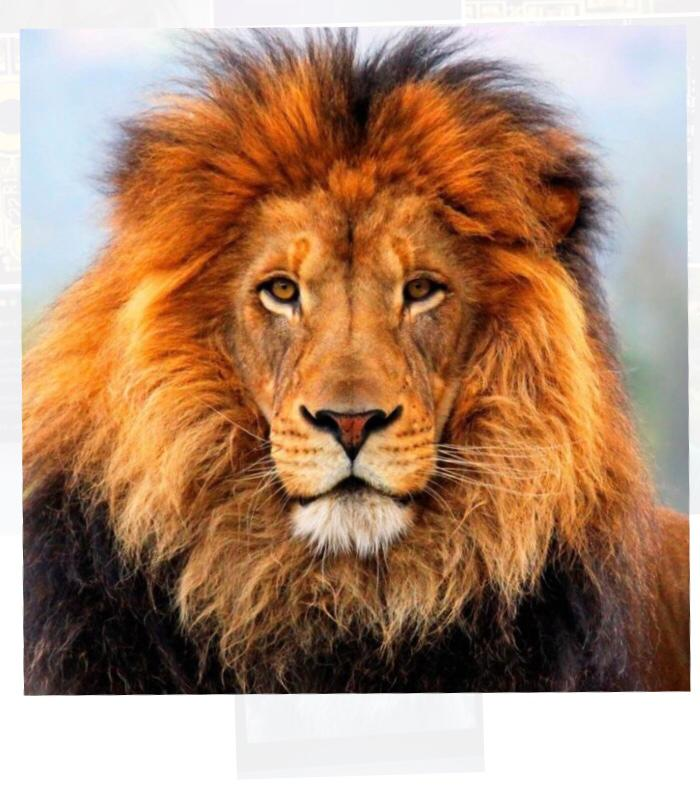
#> input picture HW22/HW22_5/lion.jpg, 700 x 785 px
$ python Mix_img.py
#> lines starting #> are read from the running program, lines starting #| are printed output that depends on the picture
import cv2
import numpy as np

img1=cv2.imread("lion.jpg",0)
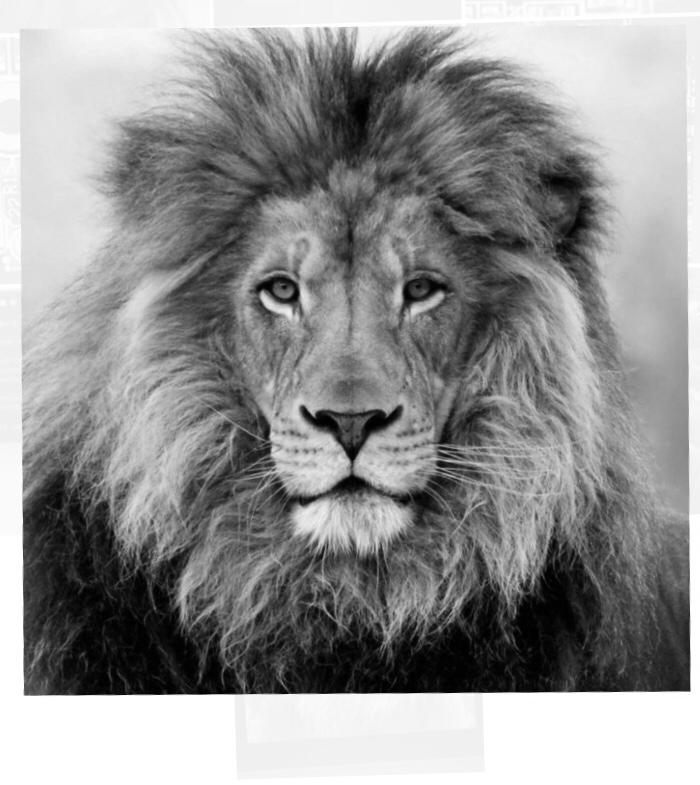
#> img1: shape (785, 700); min 0, max 255, mean 146.3
img2=cv2.imread("WhatsApp Image 2021-11-05 at 06.15.29.jpg",0)
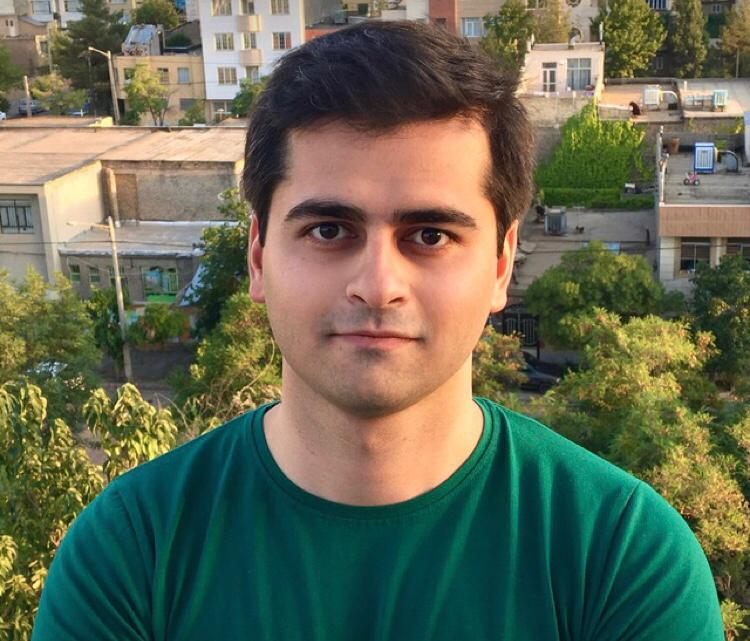
#> input picture HW22/HW22_5/WhatsApp Image 2021-11-05 at 06.15.29.jpg, 750 x 641 px
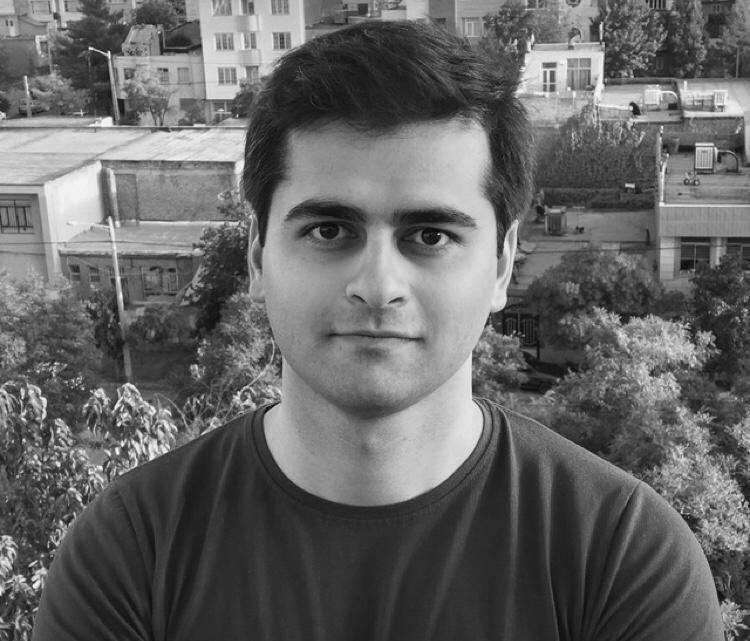
#> img2: shape (641, 750); min 1, max 255, mean 101.4
new_img1 = cv2.resize ( img1 , (400,400))
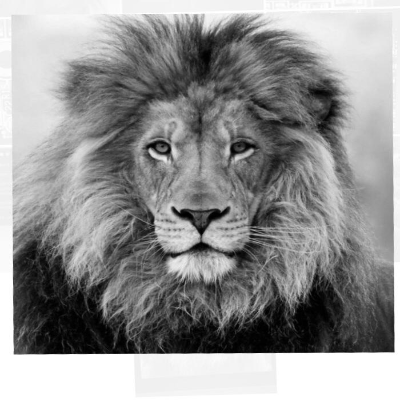
#> new_img1: shape (400, 400); min 0, max 255, mean 146.2
new_img2 = cv2.resize ( img2 , (400,400))
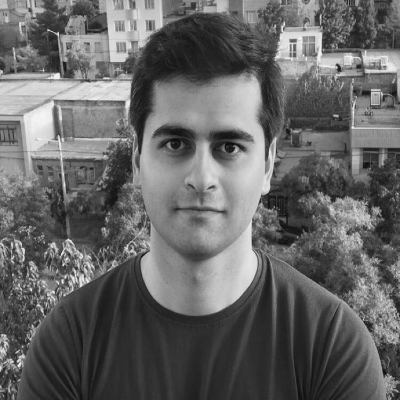
#> new_img2: shape (400, 400); min 8, max 247, mean 101.2
r,c = new_img1.shape
#> r = 400; c = 400
print(img1.shape)
#| (785, 700)
print(img2.shape)
#| (641, 750)

img3 = new_img1//2 + new_img2//4
img4 = new_img1//4 + new_img2//2
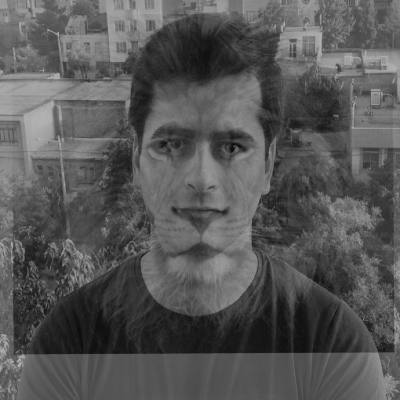
#> img4: shape (400, 400); min 10, max 180, mean 86.5

result =np.zeros ((r*4 , c), dtype="uint8")
result[0:r , 0:c] = new_img1
result[r:r*2 , 0:c] = img3
result[r*2:r*3 , 0:c] = img4
result[r*3:r*4 , 0:c] = new_img2
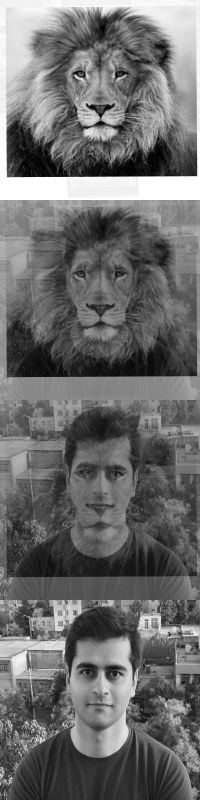
#> result: shape (1600, 400) (shown at 1/2 size); min 0, max 255, mean 107.9


cv2.imwrite("result.jpg" , result)
cv2.imshow("photo" , result )
cv2.waitKey()
